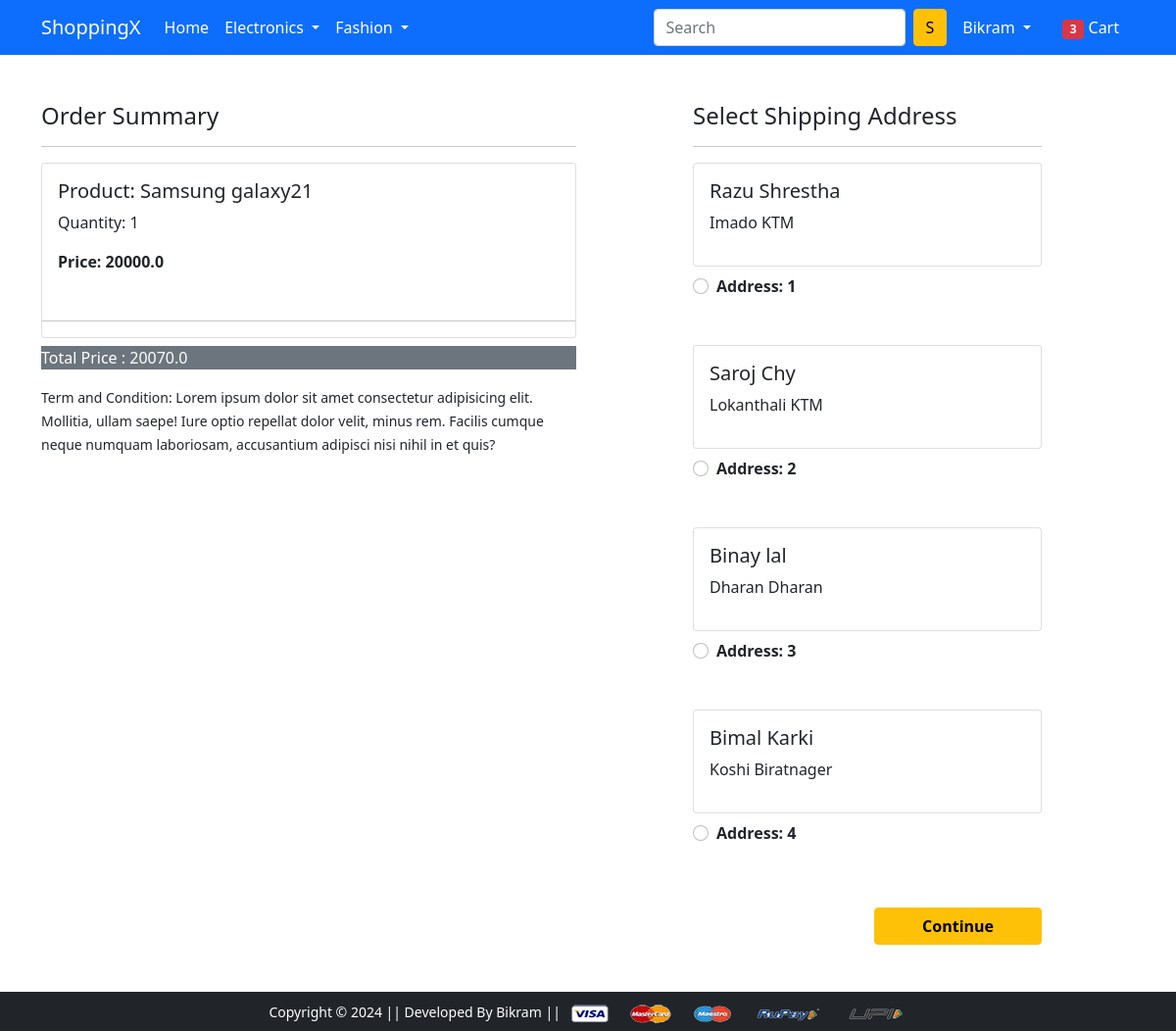
/checkout/ (signed in), run on the app's committed database.
### app/models.py (models this page shows, shortened)
class Cart(models.Model):
    user = models.ForeignKey(User,on_delete=models.CASCADE)
    product = models.ForeignKey(Product, on_delete = models.CASCADE)
    quantity = models.PositiveBigIntegerField(default=1)
    @property
    def total_cost(self):
        return self.quantity* self.product.discounted_price

class Product(models.Model):
    title = models.CharField(max_length=100)
    selling_price = models.FloatField()
    discounted_price = models.FloatField()
    brand = models.CharField(max_length=100)
    description = models.TextField(default = "Lorem Ipsum ")
    category = models.CharField(choices=  CATEGORY_CHOICES,max_length=2)
    product_image = models.ImageField(upload_to='productimg')

class Customer(models.Model):
    user = models.ForeignKey(User, on_delete=models.CASCADE)
    name = models.CharField(max_length = 200)
    locality = models.CharField(max_length=200)
    city = models.CharField(max_length=200)
    zipcode = models.IntegerField()
    state = models.CharField(choices = STATE_CHOICE, max_length=50)

### app/views.py (the view)
# urls.py: path('checkout/', views.checkout, name='checkout'),
@login_required
def checkout(request):
 if request.user.is_authenticated:
  cart_product = [p for p in Cart.objects.all() if p.user == request.user]
  amount =0.0
  shipping = 70.0
  totalamount = 0.0
  for cart in cart_product:
   amount += cart.quantity* cart.product.discounted_price
  totalamount += amount+shipping
  adresses = Customer.objects.filter(user = request.user)
 return render(request, 'app/checkout.html',
               {'carts':cart_product,'address':adresses,'total_amount':totalamount})

### app/templates/app/checkout.html (shortened to what this page needs)
{% extends 'app/base.html' %}
{% load static %}
{% block main-content %}
<div class="container">
 <div class="row mt-5">
  <div class="col-sm-6">
    <h4>Order Summary</h4>
    <hr>
      <div class="card mb-2">
        {% for cart in carts%}
        <div class="card-body">
          <h5>Product: {{cart.product.title}}</h5>
          <p>Quantity: {{cart.quantity}}</p>
          <p class="fw-bold">Price: {{cart.total_cost}}</p>
        </div>
        <hr>
        {% endfor %}
      </div>
      <div>
        <p class="btn-secondary">Total Price : <span>{{total_amount}}</span></p>
      </div>
    <small>Term and Condition: Lorem ipsum dolor sit amet consectetur adipisicing elit. Mollitia, ullam saepe! Iure optio repellat dolor velit, minus rem. Facilis cumque neque numquam laboriosam, accusantium adipisci nisi nihil in et quis?</small>
  </div>
  <div class="col-sm-4 offset-sm-1">
    <h4>Select Shipping Address</h4>
    <hr>
    <form action="/paymentdone">
      {%for add in address%}
      <div class="card">
        <div class="card-body">
        <h5>{{add.name}}</h5>
        <p>{{add.locality}} {{add.city}}</p>
        </div>
      </div>
        <div class="form-check mt-2 mb-5">
          <input class="form-check-input" type="radio" name="custid" id="custadd{{forloop.counter}}" value="{{add.id}}">
          <label class="form-check-label fw-bold" for="custadd{{forloop.counter}}">
            Address: {{forloop.counter}} </label>
        </div>
        {%endfor%}
        <div class="text-end">
          <button type="submit" class="btn btn-warning mt-3 px-5 fw-bold">Continue</button>
        </div>
      </form>
    </div>
  </div>
</div>
{% endblock main-content %}

### app/templates/app/base.html (shortened to what this page needs)
<!doctype html>
{% load static %}
<html lang="en">
  <head>
    <link href="https://cdn.jsdelivr.net/npm/bootstrap@5.0.0-beta1/dist/css/bootstrap.min.css" rel="stylesheet">
    <link rel="stylesheet" href="{% static 'app/css/owl.carousel.min.css' %}">
    <link rel="stylesheet" href="{% static 'app/css/all.min.css' %}">
    <link rel="stylesheet" href="{% static 'app/css/style.css' %}">
  </head>
  <body>
    <nav class="navbar navbar-expand-lg navbar-dark bg-primary">
     <div class="container">
       <a class="navbar-brand" href="/">ShoppingX</a>
       <div class="collapse navbar-collapse" id="navbarSupportedContent">
         <ul class="navbar-nav me-auto mb-2 mb-lg-0">
           <li class="nav-item">
             <a class="nav-link active" aria-current="page" href="/">Home</a>
           </li>
           <li class="nav-item dropdown">
             <a class="nav-link dropdown-toggle text-white" href="#" id="electronicsDropdown" role="button" data-bs-toggle="dropdown" aria-expanded="false">
               Electronics
             </a>
           </li>
           <li class="nav-item dropdown">
             <a class="nav-link dropdown-toggle text-white" href="#" id="fashionDropdown" role="button" data-bs-toggle="dropdown" aria-expanded="false">
               Fashion
             </a>
           </li>
         </ul>
         <form class="d-flex">
           <input class="form-control me-2" type="search" placeholder="Search" aria-label="Search">
           <button class="btn btn-warning" type="submit">S</button>
         </form>
         <div>
          <ul class="navbar-nav me-auto mb-2 mb-lg-0">
            {% if request.user.is_authenticated %}
           <li class="nav-item dropdown mx-2">
              <a class="nav-link dropdown-toggle text-white" href="#" id="profileDropdown" role="button" data-bs-toggle="dropdown" aria-expanded="false">
                {{request.user.username|capfirst}}
              </a>
            </li>
            <li class="nav-item mx-2">
             <a href="{% url 'showcart' %}" class="nav-link text-white"><span class="badge bg-danger">3</span> Cart </a>
            </li>
            {% endif %}
          </ul>
         </div>
       </div>
     </div>
    </nav>
    {% block main-content %} {% endblock main-content %}
    <footer class="container-fluid bg-dark text-center p-2 mt-5">
        <small class="text-white">Copyright &copy; 2024 || Developed By Bikram || </small>
        <img src="{% static 'app/images/payment.png' %}" alt="" srcset="" class="img-fluid" height="2px">
    </footer>
  </body>
</html>

### data on the page
Cart: product "Samsung galaxy21", quantity "1", total_cost "20000.0"
Customer: name "Razu Shrestha", locality "Imado", city "KTM"
Customer: name "Saroj Chy", locality "Lokanthali", city "KTM"
Customer: name "Binay lal", locality "Dharan", city "Dharan"
Customer: name "Bimal Karki", locality "Koshi", city "Biratnager"

### other printed values
{{ request.user.username|capfirst }} "Bikram"
{{ total_amount }} "20070.0"
